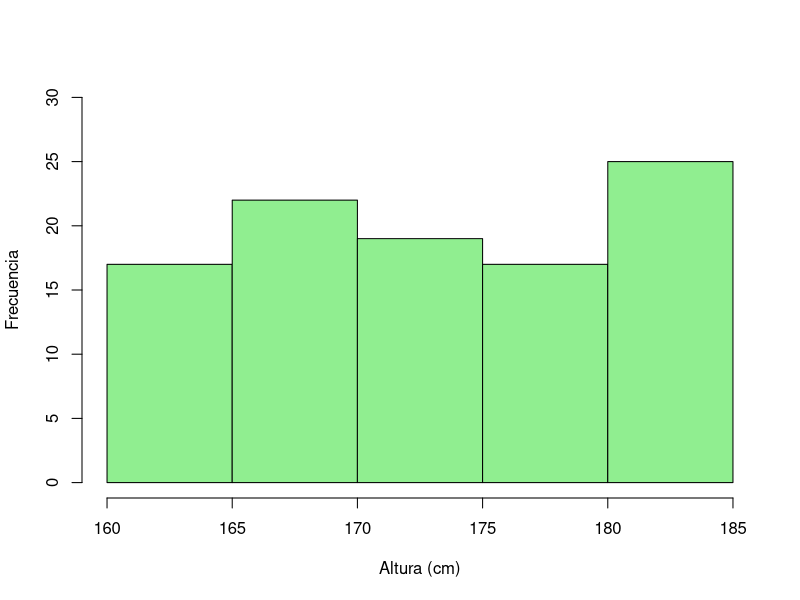
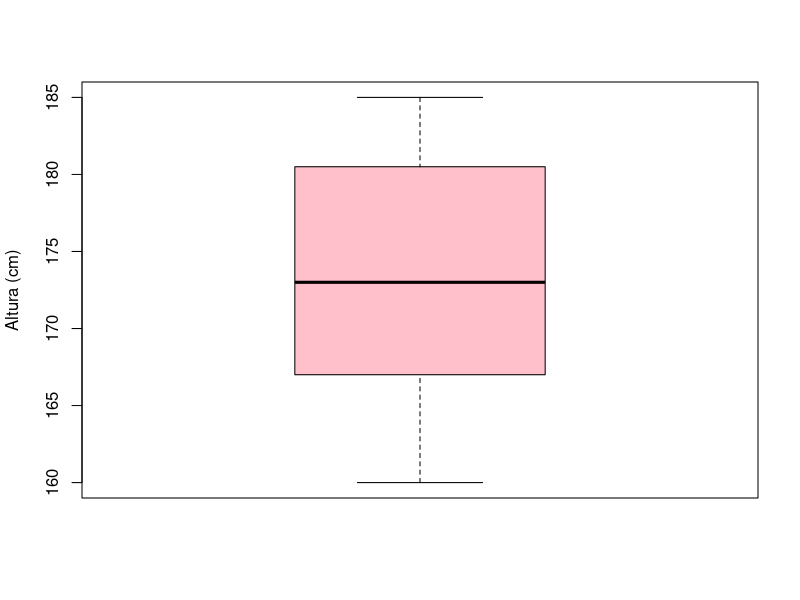

The R source for these figures, in order:
# 23/02/07
# MAGT

# Ingresar datos en R ----------------------------------------------------------

altura <- c(156, 187, 178, 167, 173, 175)

set.seed(123)
altura <- sample (x=160:185, size = 100, replace = TRUE)
mean(altura)
var (altura)
hist(altura,
     col= "lightgreen",
     xlab = "Altura (cm)",
     ylab = "Frecuencia",
     main = "",
     ylim = c(0,30))

stem (altura)

boxplot(altura,
        col= "pink",
        ylab = "Altura (cm)")


shapiro.test(altura)
